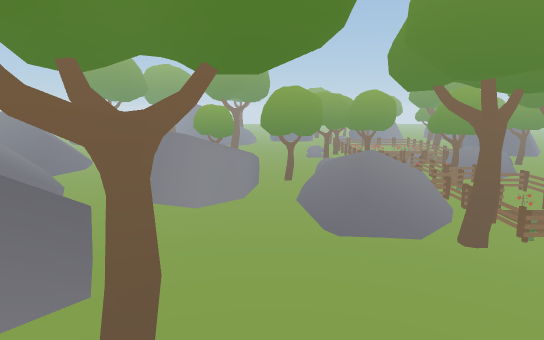
[1] (above)

16 first-person views from a walk through a Unity game level. The camera is 1.3 m above the floor, tilts 10° down and sees 75° across. The floor is counted in squares, 1 m on a side. Each view is taken from the middle of a square. On the plan, view 1 faces up. The plan holds only what a view shows up to about 15 squares ahead; the rest is blank. The place goes on beyond the plan. The player is left out.

[2]
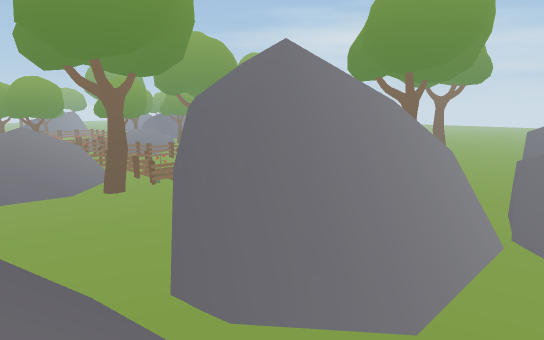

[3]
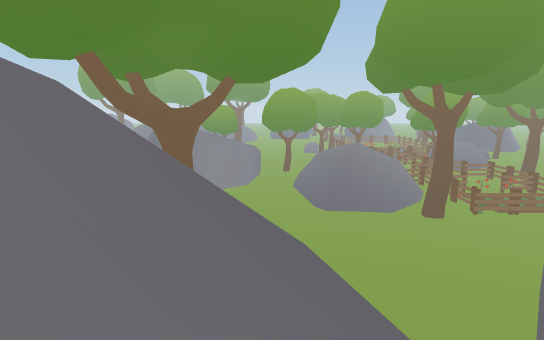

[4]
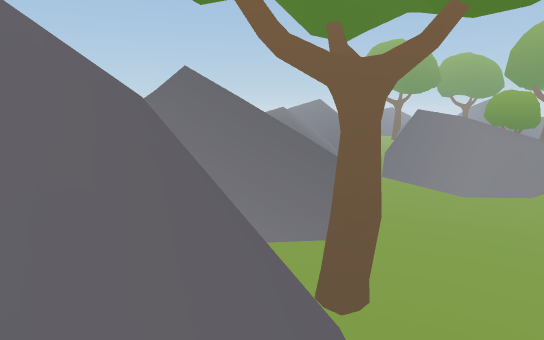

[5]
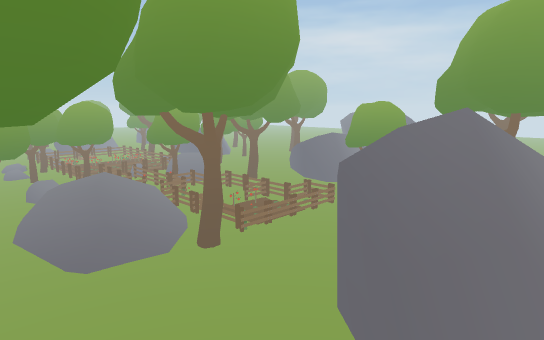

[6]
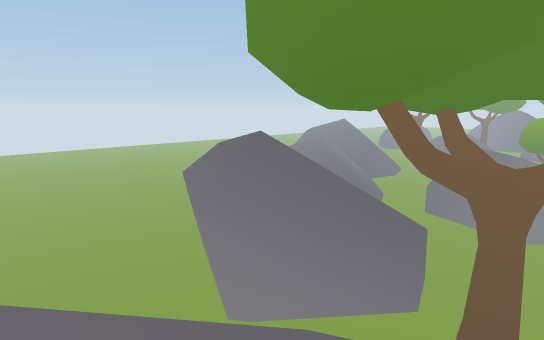

[7]
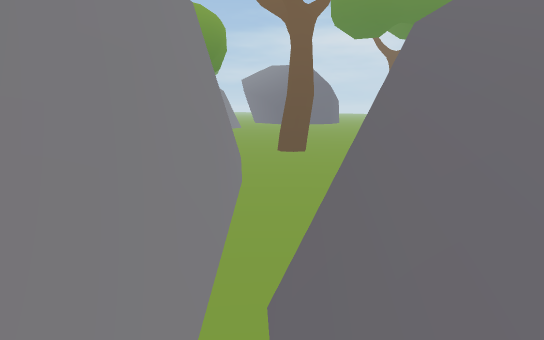

[8]
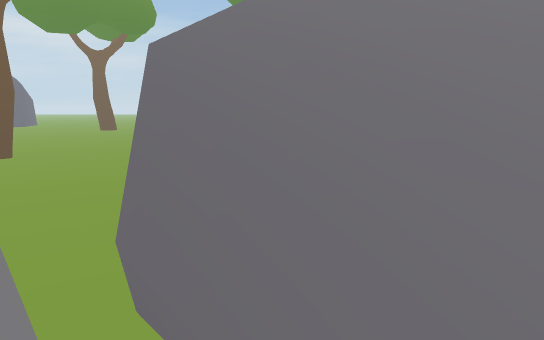

[9]
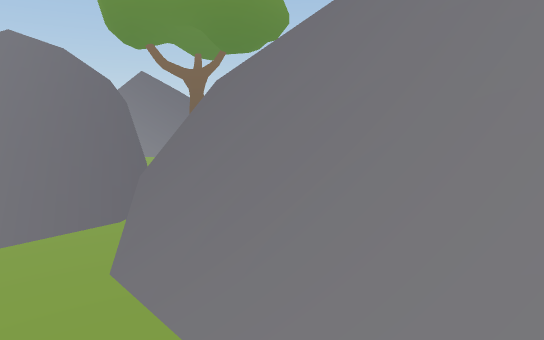

[10]
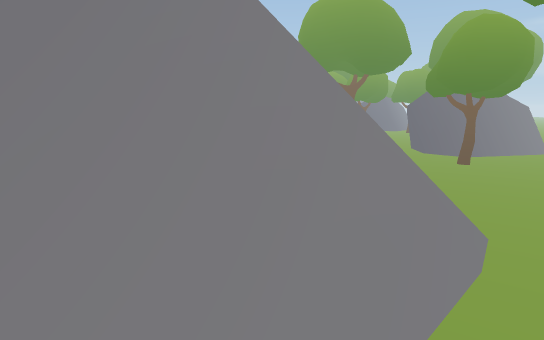

[11]
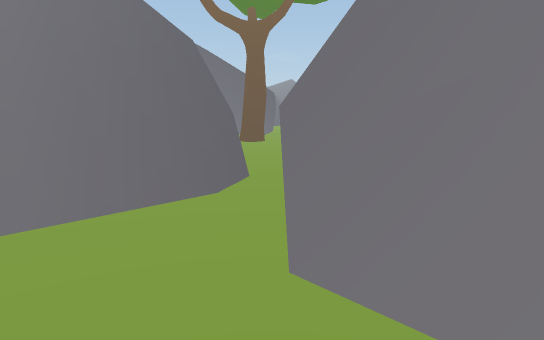

[12]
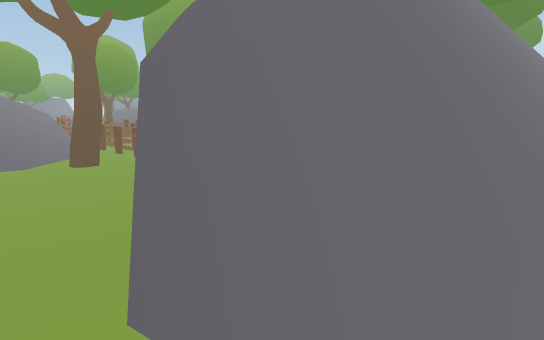

[13]
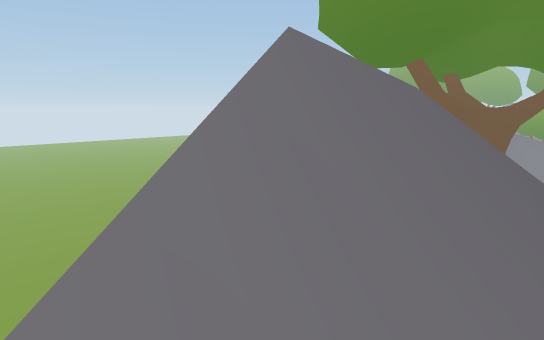

[14]
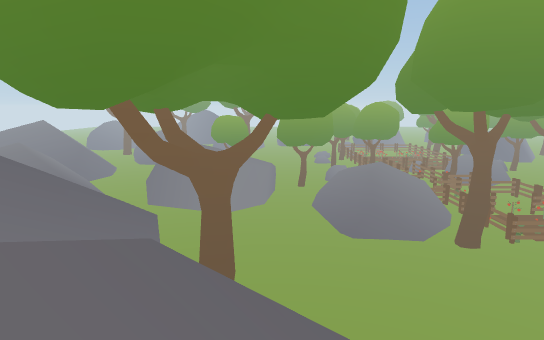

[15]
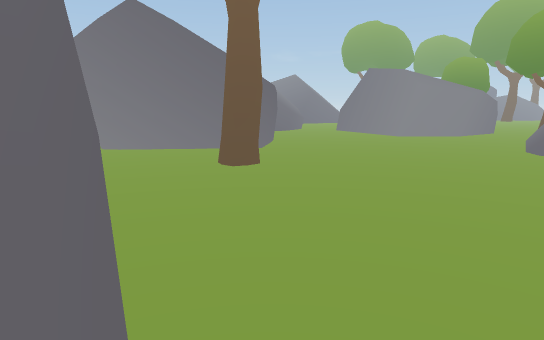

[16]
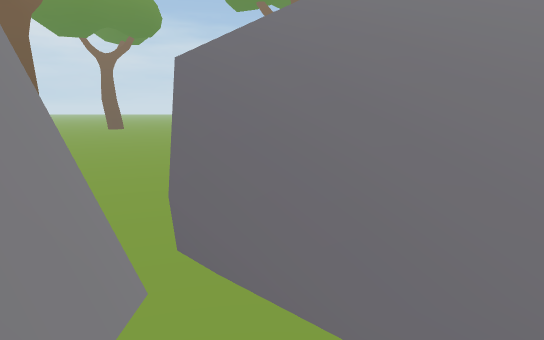

### Floor plan
Key: @ floor where view 1 was taken; # wall or solid block; x gap in a wall; . main floor; : floor 0.25 m higher than the main floor; / step, stairs or slope; = window, fence, low wall or low ledge; v drop or lower ground; F fence; T tree; O other object.
Columns run from 9 left of view 1 to 25 right of it. Each row starts with its distance up from view 1.
 18        ## .=
 17      ###...#
 16      ##....#   /=
 15     .......#v//// O
 14   .........= ////.OOO
 13   .........=v///..F
 12    .........#=/.T.F:        .T...
 11    ............TT.FFF      ......
 10    #................       .....
  9    ##...............      .....
  8     #...............      .....
  7    ##............../      .....  ..
  6   ##...T........./        .........
  5 ###...TT........//       ...T......
  4 ##.............#//       ...TT.....
  3 ..  ........../////      ..........
  2       .......##//vv     =.........
  1        v///v.=#vvvvvv /#.........
  0        //@//=.#########.......
 -1        //////.########......
 -2        //////..=======xx
 -3        //////.......////
 -4          //  ..  .  ////

Where each view was taken, in squares from view 1:
view 1: 0 up, 0 right, facing up
view 2: 4 down, 1 right, facing up-right
view 3: 3 down, 0 right, facing up
view 4: 0 up, 1 right, facing up-left
view 5: 0 up, 1 left, facing up-right
view 6: 1 down, 1 left, facing up-left
view 7: 3 down, 11 right, facing up-right
view 8: 3 down, 10 right, facing right
view 9: 4 down, 12 right, facing up-left
view 10: 3 down, 12 right, facing up
view 11: 4 down, 8 right, facing up-left
view 12: 1 down, 3 right, facing up-right
view 13: 4 down, 0 right, facing up-left
view 14: 2 down, 1 left, facing up
view 15: 0 up, 4 right, facing up-left
view 16: 3 down, 9 right, facing right
